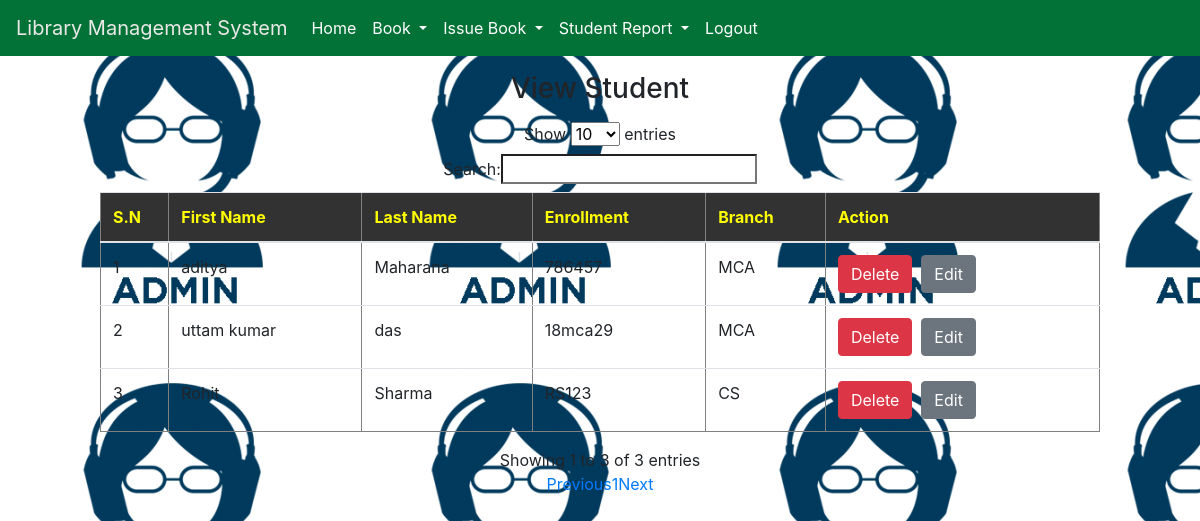
The page /viewstudent/ (signed in) on the database its author committed.
### library/models.py (models this page shows, shortened)
class Studentinfo(models.Model):
    user=models.ForeignKey(User,on_delete=models.CASCADE,null=True)
    rollNo=models.CharField(max_length=100,null=True)
    branch=models.CharField(max_length=100,null=True)

### library/views.py (the view)
# urls.py: path('viewstudent/',viewstudent, name='viewstudent')
def viewstudent(request):
    if not request.user.is_authenticated:
        return redirect('loginadmin')
    order1 = Studentinfo.objects.all()
    d = {'data1':order1}
    return render(request,'viewstudent.html',d)

### library/templates/viewstudent.html
{% extends 'navigation.html' %}
{% load static %}
{% block body %}
    <div align="center">
        <h3 align="center" class="my-3">View Student</h3>
        <table border="1" style="width:1000px" align="center" id="myTable"  class="table table-border">
<thead style="background-color:#323232;color:rgb(255, 255, 0)">
        <tr>
            <th>S.N</th>
            <th>First Name</th>
            <th>Last Name</th>
            <th>Enrollment</th>
            <th>Branch</th>
            <th> Action</th>
        </tr></thead>
            <tbody>
        {% for i in data1 %}
         <tr>
             <td>{{forloop.counter}} </td>
             <td>{{i.user.first_name}} </td>
             <td>{{i.user.last_name}} </td>
             <td>{{i.rollNo}} </td>
             <td>{{i.branch}} </td>
             <td> <a href="{% url 'deletestudent' i.id %}" class="btn btn-danger">Delete</a>&nbsp;&nbsp;<a href="{% url 'editstudent' i.id %}" class="btn btn-secondary">Edit</a></button</td>
         </tr>
        {% endfor %}
            </tbody>
    </table>
    </div>
{% endblock %}

### library/templates/navigation.html (style rules this page uses)
* { box-sizing: border-box; }
body { background-image:url("admin.png"); }

### rows shown on the page
Studentinfo: user.first_name "aditya", user.last_name "Maharana", rollNo "786457", branch "MCA"
Studentinfo: user.first_name "uttam kumar", user.last_name "das", rollNo "18mca29", branch "MCA"
Studentinfo: user.first_name "Rohit", user.last_name "Sharma", rollNo "RS123", branch "CS"
